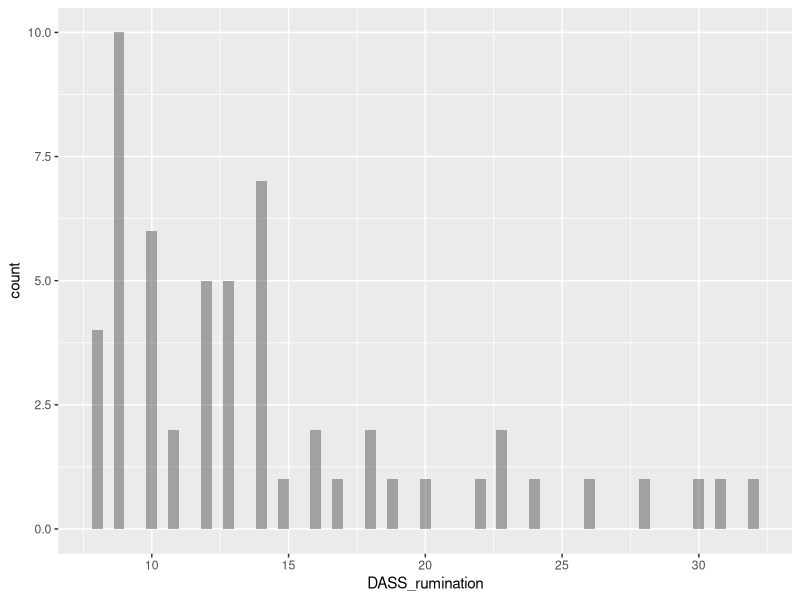

Write the R code that produced this figure. (Note: this script raises an error after producing the figure.)
## ---- chunk 1
knitr::opts_chunk$set(echo = TRUE)
## ---- chunk 2
library(tidyverse)
library(dplyr)
library(ggplot2)
library(readxl)
library(writexl)
library(psych)
library(knitr)
## ---- chunk 3
source_data = read_excel("source_df.xlsx")
## ---- chunk 4
Filtered_data = source_data %>% 
  filter(activity %in% c(1, 3))
## ---- chunk 5
processed_data <- Filtered_data %>%
  mutate(
    DASS_1 = as.numeric(as.character(DASS_1)),
    DASS_9 = as.numeric(as.character(DASS_9)),
    DASS_10 = as.numeric(as.character(DASS_10)),
    DASS_11 = as.numeric(as.character(DASS_11)),
    DASS_12 = as.numeric(as.character(DASS_12)),
    DASS_13 = as.numeric(as.character(DASS_13)),
    DASS_15 = as.numeric(as.character(DASS_15)),
    DASS_17 = as.numeric(as.character(DASS_17)),
    DASS_rumination = DASS_1 + DASS_9 + DASS_10 + DASS_11 + DASS_12 + DASS_13 + DASS_15 + DASS_17)

write.csv(processed_data, "data_frame.csv")
## ---- chunk 6
rumination_df = processed_data [,26:33]
alpha_result <- alpha(rumination_df)
print(alpha_result)
## ---- chunk 7
item_alpha = alpha_result$item.stats
summary_table = item_alpha[, c("n", "raw.r","r.drop", "mean", "sd")]
kable(summary_table, digits = 3)
## ---- chunk 8
dstats = function(x, na.omit=FALSE){
  if (na.omit)
  x = x[!is.na(x)]
  min = min(x)
  max = max(x)
  m = mean(x)
  median = median(x)
  n = length(x)
  stds = sd(x)
  skew = 3*(m-median)/stds
  kurt = (length(x) * sum((x - mean(x))^4)) / (sum((x - mean(x))^2)^2) - 3

  
#Return all calculated values to vectors
  return(c(
    min = min,
    max = max,
    mean = m,
    median = median,
    sd = stds,
    skewness = skew,
    kurtosis = kurt
  ))
}
## ---- chunk 9
dstats(processed_data$`Életkor (év):`)
dstats(na.omit(source_data$`Életkor (év):`))
num_participants_source = length(na.omit(source_data$`Életkor (év):`))
print(num_participants_source)
table(processed_data$`Nem:`)
## ---- chunk 10
ggplot(processed_data, aes(x = DASS_rumination)) +
  geom_histogram(position = "identity", alpha = 0.5, binwidth = 0.4)
## ---- chunk 11
shapiro.test(processed_data$DASS_rumination)
## ---- chunk 12
wilcox.test(DASS_rumination ~ factor(activity), data = processed_data, alternative = "greater")
## ---- chunk 13
rumination_boxplot = ggplot(processed_data, aes(x = factor(activity), y = DASS_rumination, fill = factor (activity))) +
  geom_boxplot(outlier.shape = NA, alpha = 0.5, show.legend = FALSE) +
  geom_jitter(width = 0.1, alpha = 0.7, show.legend = FALSE) + 
  scale_x_discrete(labels = c("1" = "Nem sportol", "3" = "Jóga")) +
  labs (y = "Rumináció pontszám", x = "Csoport")
  theme_minimal()
  print(Rumination_boxplot)
  ggsave("rumination_plot.png", plot = last_plot(), width = 16, height = 9, units = "cm", dpi = 320)
